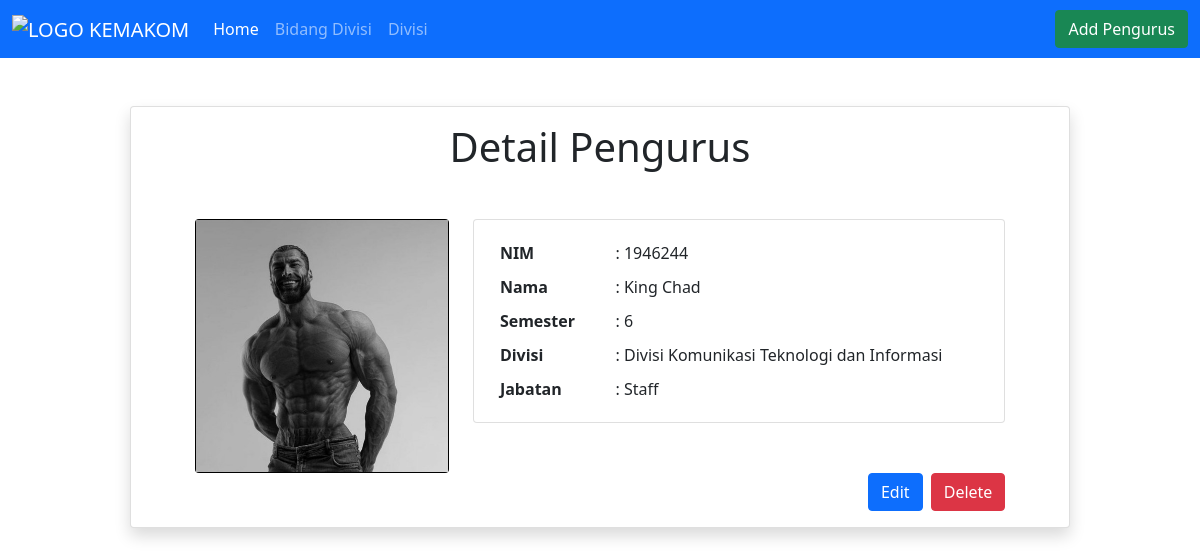
The app's page /detailPengurus.php?nim=1946244 with its own data.
### tables this page shows
CREATE TABLE `tpengurus` (
  `nim` varchar(255) NOT NULL,
  `nama` varchar(255) DEFAULT NULL,
  `semester` int(11) DEFAULT NULL,
  `image` varchar(255) NOT NULL,
  `id_bidang` bigint(11) NOT NULL
);

CREATE TABLE `tdivisi` (
  `id_divisi` bigint(20) NOT NULL,
  `nama_divisi` varchar(255) DEFAULT NULL
);

CREATE TABLE `tbidangdivisi` (
  `id_bidang` bigint(20) NOT NULL,
  `jabatan` varchar(255) DEFAULT NULL,
  `id_divisi` bigint(20) NOT NULL
);

### conf.php (called while the page is built)
<?php
$db_host = "localhost";
$db_user = "root";
$db_pass = "";
$db_name = "db_ormawa";
?>

### includes/DB.class.php (called while the page is built, shortened)
<?php
class DB
{
    var $db_host = "";
    var $db_user = "";
    var $db_pass = "";
    var $db_name = "";
    var $db_link = "";
    var $result = 0;
    function __construct($db_host = '', $db_user = '', $db_pass = '', $db_name = '')
    {
        $this->db_host = $db_host;
        $this->db_user = $db_user;
        $this->db_pass = $db_pass;
        $this->db_name = $db_name;
    }
    function open()
    {
        $this->db_link = mysqli_connect($this->db_host, $this->db_user, $this->db_pass, $this->db_name);
    }
    function execute($query = "")
    {
        $this->result = mysqli_query($this->db_link, $query);
        return $this->result;
    }
    function getResult()
    {
        return mysqli_fetch_array($this->result);
    }
}
?>

### includes/Pengurus.class.php (called while the page is built, shortened)
<?php
class Pengurus extends DB {
    function getDetailPengurus($nim) {
        $query = "SELECT * FROM tPengurus WHERE nim = $nim";
        return $this->execute($query);
    }
}
?>

### includes/BidangDivisi.class.php (called while the page is built, shortened)
<?php
class BidangDivisi extends DB {
    function getDetailBidangDivisi($id_bidang) {
        $query = "SELECT * FROM tBidangDivisi WHERE id_bidang='$id_bidang'";
        return $this->execute($query);
    }
}
?>

### includes/Divisi.class.php (called while the page is built, shortened)
<?php
class Divisi extends DB {
    function getDetailDivisi($id_divisi) {
        $query = "SELECT * FROM tDivisi WHERE id_divisi='$id_divisi'";
        return $this->execute($query);
    }
}
?>

### detailPengurus.php (the view, shortened to what this page needs)
<?php
include("conf.php");
include("includes/DB.class.php");
include("includes/BidangDivisi.class.php");
include("includes/Divisi.class.php");
include("includes/Pengurus.class.php");
if (isset($_GET['nim'])) {
    $pengurus = new Pengurus($db_host, $db_user, $db_pass, $db_name);
    $pengurus->open();
    $bidangDivisi = new BidangDivisi($db_host, $db_user, $db_pass, $db_name);
    $bidangDivisi->open();
    $divisi = new Divisi($db_host, $db_user, $db_pass, $db_name);
    $divisi->open();
    $pengurus->getDetailPengurus($_GET['nim']);
    list($nim, $nama, $semester, $image, $id_bidang) = $pengurus->getResult();
    $bidangDivisi->getDetailBidangDivisi($id_bidang);
    $dataBidangDivisi = $bidangDivisi->getResult();
    $divisi->getDetailDivisi($dataBidangDivisi['id_divisi']);
    $dataDivisi = $divisi->getResult();
    $data = null;
    $data .= "
         <div class='row justify-content-between'>
            <div class='col-md-4'>
              <div class='card bg-black'>
                <img class='m-auto' src='./assets/images/". $image ."' alt='". $nama ."' width='100%' />
              </div>
            </div>
            <div class='col-md-8'>
              <div class='card'>
                <div class='card-body'>
                  <table class='text-start'>
                    <tr>
                      <th scope='row' class='w-25'>NIM</th>
                      <td>: ". $nim ."</td>
                    </tr>
                    <tr>
                      <th scope='row'>Nama</th>
                      <td>: ". $nama ."</td>
                    </tr>
                    <tr>
                      <th scope='row'>Semester</th>
                      <td>: ". $semester ."</td>
                    </tr>
                    <tr>
                      <th scope='row'>Divisi</th>
                      <td>: ". $dataDivisi['nama_divisi'] ."</td>
                    </tr>
                    <tr>
                      <th scope='row'>Jabatan</th>
                      <td>: ". $dataBidangDivisi['jabatan'] ."</td>
                    </tr>
                  </table>
                </div>
              </div>
            </div>
        </div>
        <div class='float-end'>
          <a href='updatePengurus.php?nim=". $nim ."' class='btn btn-primary'>Edit</a>
          <a href='deletePengurus.php?nim=". $nim ."' class='btn btn-danger ms-1'>Delete</a>
        </div>
    ";
}
?>

### records on screen
tpengurus: image (picture), nim "1946244", nama "King Chad", semester "6"
tdivisi: nama_divisi "Divisi Komunikasi Teknologi dan Informasi"
tbidangdivisi: jabatan "Staff"

### other values on screen
$this->content "Home Bidang Divisi Divisi Add Pengurus Detail Pengurus"
